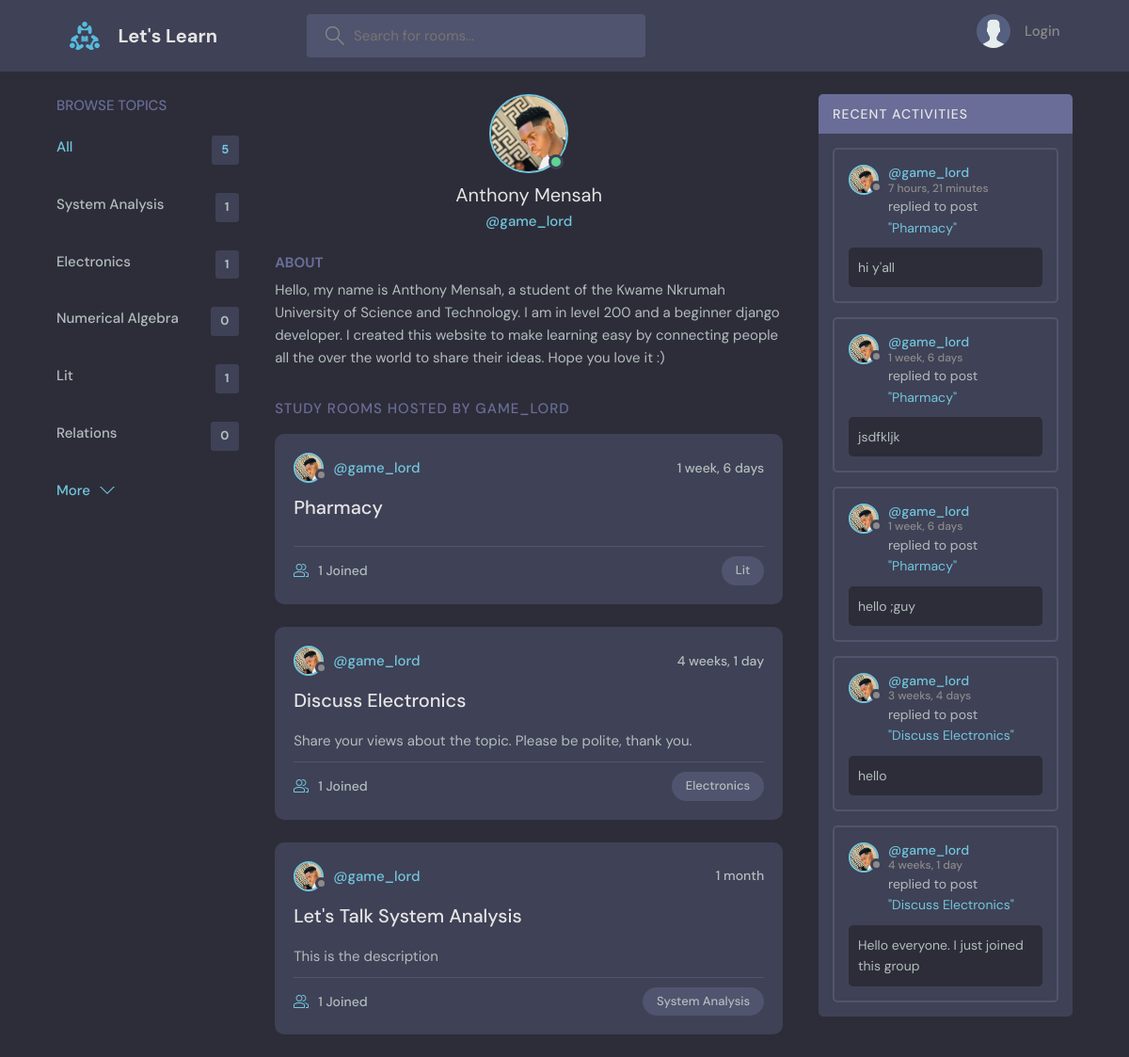
Page /profile/1/ on the committed database.
### base/models.py (models this page shows, shortened)
class Topic(models.Model):
    name = models.CharField(max_length=30)
    def __str__(self):
        return self.name

class Room(models.Model):
    host = models.ForeignKey(User, on_delete=models.CASCADE, null=True)
    topic = models.ForeignKey(Topic, on_delete=models.SET_NULL, null=True)#null=True means it can be blank
    name = models.CharField(max_length=100)
    description = models.TextField(null=True, blank=True)#blank=True means when we submit a form it can be blank
    participants = models.ManyToManyField(User, related_name='participants', blank=True)
    created = models.DateTimeField(auto_now_add=True)
    updated = models.DateTimeField(auto_now=True)
    class Meta:
        ordering = ['-created','-updated']

class Message(models.Model):
    user = models.ForeignKey(User, on_delete=models.CASCADE, null=True)
    room = models.ForeignKey(Room, on_delete=models.CASCADE)
    body = models.TextField()
    created = models.DateTimeField(auto_now_add=True)
    updated = models.DateTimeField(auto_now=True)
    class Meta:
        ordering = ['-created','-updated']

### users/models.py (models this page shows, shortened)
class Profile(models.Model):
    user = models.OneToOneField(User, on_delete=models.CASCADE)
    avatar = models.ImageField(default='avatar.svg', upload_to='profile_pics', null=True)
    bio = models.CharField(max_length=500,default='',null=True,blank=True)
    name = models.CharField(max_length=50,default='',null=True)

### base/views.py (the view)
# urls.py: path('profile/<str:pk>/', views.profilePage, name='profile'),
def profilePage(request, pk):
    user = User.objects.get(id=pk)
    rooms = Room.objects.filter(host=user)
    topics = Topic.objects.all()
    all_messages = Message.objects.filter(user=user)
    context = {
    'user':user,
    'topics':topics,
    'rooms':rooms,
    'all_messages':all_messages
    }
    return render(request, 'base/profile.html', context)

### base/templates/base/profile.html (shortened to what this page needs)
{% extends 'main.html' %}=
{% block content %}
  <main class="profile-page layout layout--3">
    <div class="container">
      {% include 'base/topics_component.html' %}
      <div class="roomList">
        <div class="profile">
          <div class="profile__avatar">
            <div class="avatar avatar--large active">
              <img src="{{user.profile.avatar.url}}" />
            </div>
          </div>
          <div class="profile__info">
            <h3>{{user.profile.name}}</h3>
            <p>@{{user.username}}</p>
          </div>
          <div class="profile__about">
            <h3>About</h3>
            <p>
              {{user.profile.bio}}
            </p>
          </div>
        </div>
        <div class="roomList__header">
          <div>
            <h2>Study Rooms Hosted by {{user.username}}</a>
            </h2>
          </div>
        </div>
        {% include 'base/room_feed_component.html' %}
      </div>
      {% include 'base/activity_component.html' %}
    </div>
  </main>
{% endblock %}

### templates/main.html (shortened to what this page needs)
<!DOCTYPE html>
{% load static %}
<html lang="en">
  <head>
    <link rel="stylesheet" href="{% static 'styles/styles.css' %}" />
  </head>
  <body>
    {% include 'navbar.html' %}
    {% block content %}
    {% endblock %}
  </body>
</html>

### templates/navbar.html (shortened to what this page needs)
{% load static %}
<header class="header header--loggedIn">
  <div class="container">
    <a href="{% url 'home' %}" class="header__logo">
      <img src="{% static 'images/logo.svg' %}" />
      <h1>Let's Learn</h1>
    </a>
    <form class="header__search" action="" method="GET">
      <label>
        <input name="q" type="text" placeholder="Search for rooms..." />
      </label>
    </form>
    <nav class="header__menu">
      {% if request.user.is_authenticated %}
      <div class="header__user">
        <a href="{% url 'profile' request.user.id %}">
          <div class="avatar avatar--medium active">
            <img src="{{user.profile.avatar.url}}" />
          </div>
          <p>{{user.profile.name}} <span>@{{user.username}}</span></p>
        </a>
        <button class="dropdown-button">
          <svg version="1.1" xmlns="http://www.w3.org/2000/svg" width="32" height="32" viewBox="0 0 32 32">
            <title>chevron-down</title>
            <path d="M16 21l-13-13h-3l16 16 16-16h-3l-13 13z"></path>
          </svg>
        </button>
      </div>
      {% else %}
      <a href="{% url 'login' %}">
        <img src="{% static './images/avatar.svg' %}" />
        <p>Login</p>
      </a>
      {% endif %}
    </nav>
  </div>
</header>

### base/templates/base/topics_component.html
<div class="topics">
  <div class="topics__header">
    <h2>Browse Topics</h2>
  </div>
  <ul class="topics__list">
    <li>
      <a href="/" class="active">All <span>{{topics.all.count}}</span></a>
    </li>
    {% for topic in topics %}
    <li>
      <a href="{% url 'home' %}?q={{topic.name}}">{{topic.name}} <span>{{topic.room_set.all.count}}</span></a>
    </li>
    {% endfor %}
  </ul>
  <a class="btn btn--link" href="{% url 'topic' %}">
    More
    <svg version="1.1" xmlns="http://www.w3.org/2000/svg" width="32" height="32" viewBox="0 0 32 32">
      <title>chevron-down</title>
      <path d="M16 21l-13-13h-3l16 16 16-16h-3l-13 13z"></path>
    </svg>
  </a>
</div>

### base/templates/base/room_feed_component.html (shortened to what this page needs)
{% for room in rooms %}
<div class="roomListRoom">
  <div class="roomListRoom__header">
    <a href="{% url 'profile' room.host.id %}" class="roomListRoom__author">
      <div class="avatar avatar--small">
        <img src="{{room.host.profile.avatar.url}}" />
      </div>
      <span>@{{room.host.username}}</span>
    </a>
    <div class="roomListRoom__actions">
      <span>{{room.created|timesince}}</span>
    </div>
  </div>
  <div class="roomListRoom__content">
    <a href="{% url 'room' room.id %}">{{room.name}}</a>
    <p>
      {{room.description}}
    </p>
  </div>
  <div class="roomListRoom__meta">
    <a href="{% url 'room' room.id %}" class="roomListRoom__joined">
      {{room.participants.all.count}} Joined
    </a>
    <p class="roomListRoom__topic">{{room.topic}}</p>
  </div>
</div>
{% endfor %}

### base/templates/base/activity_component.html (shortened to what this page needs)
<div class="activities">
  <div class="activities__header">
    <h2>Recent Activities</h2>
  </div>
  {% for message in all_messages %}
  <div class="activities__box">
    <div class="activities__boxHeader roomListRoom__header">
      <a href="{% url 'profile' message.user.id %}" class="roomListRoom__author">
        <div class="avatar avatar--small">
          <img src="{{message.user.profile.avatar.url}}" />
        </div>
        <p>
          @{{message.user.username}}
          <span>{{message.created|timesince}}</span>
        </p>
      </a>
    </div>
    <div class="activities__boxContent">
      <p>replied to post<a href="{% url 'room' message.room.id %}">"{{message.room.name}}"</a></p>
      <div class="activities__boxRoomContent">
        {{message.body|truncatewords:15}}
      </div>
    </div>
  </div>
  {% endfor %}
</div>

### rows in the picture
Topic: name "System Analysis", room_set.all.count "1"
Topic: name "Electronics", room_set.all.count "1"
Topic: name "Numerical Algebra", room_set.all.count "0"
Topic: name "Lit", room_set.all.count "1"
Topic: name "Relations", room_set.all.count "0"
Room: host.profile.avatar (picture), host.username "game_lord", created "1 week, 6 days", name "Pharmacy", participants.all.count "1", topic "Lit"
Room: host.profile.avatar (picture), host.username "game_lord", created "4 weeks, 1 day", name "Discuss Electronics", description "Share your views about the topic. Please be polite, thank you.", participants.all.count "1", topic "Electronics"
Room: host.profile.avatar (picture), host.username "game_lord", created "1 month", name "Let's Talk System Analysis", description "This is the description", participants.all.count "1", topic "System Analysis"
Message: user.profile.avatar (picture), user.username "game_lord", created "7 hours, 21 minutes", room.name "Pharmacy", body "hi y'all"
Message: user.profile.avatar (picture), user.username "game_lord", created "1 week, 6 days", room.name "Pharmacy", body "jsdfkljk"
Message: user.profile.avatar (picture), user.username "game_lord", created "1 week, 6 days", room.name "Pharmacy", body "hello ;guy"
Message: user.profile.avatar (picture), user.username "game_lord", created "3 weeks, 4 days", room.name "Discuss Electronics", body "hello"
Message: user.profile.avatar (picture), user.username "game_lord", created "4 weeks, 1 day", room.name "Discuss Electronics", body "Hello everyone. I just joined this group"

### other values in the picture
{{ topics.all.count }} "5"
{{ user.profile.name }} "Anthony Mensah"
{{ user.username }} "game_lord"
{{ user.username }} "GAME_LORD"
